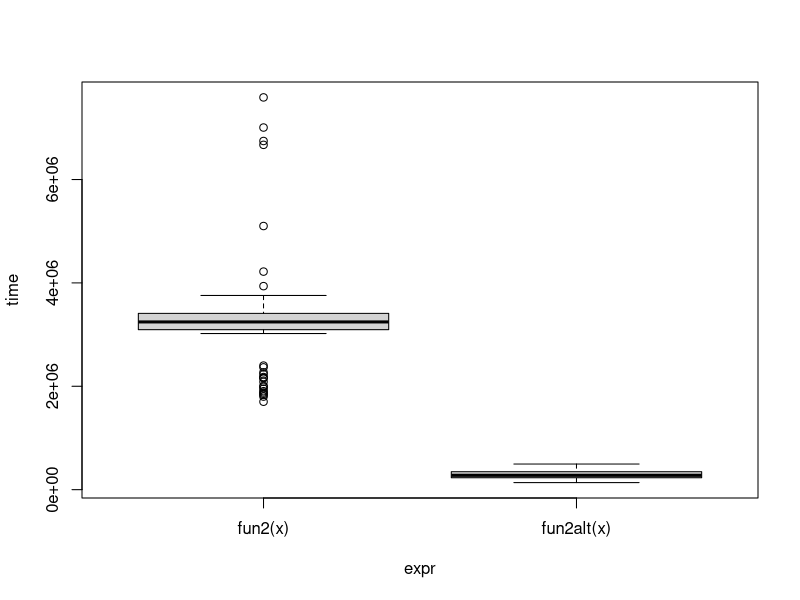

Write the R code that produced this figure. (Note: this script raises an error after producing the figure.)
## ---- chunk 1
library(parallel)
library(microbenchmark)
fun1 <- function(n = 100, k = 4, lambda = 4) {
  x <- NULL
  for (i in 1:n)
    x <- rbind(x, rpois(k, lambda))
  x
}

fun1alt <- function(n = 100, k = 4, lambda = 4) {
  matrix(rpois(n*k, lambda = lambda), ncol = k)
}

# Benchmarking
microbenchmark::microbenchmark(
  fun1(),
  fun1alt(), unit = "relative"
)

microbenchmark::microbenchmark(
  fun1(1000),
  fun1alt(1000), unit = "relative"
)
## ---- chunk 2
# Data Generating Process (10 x 10,000 matrix)
set.seed(1234)
x <- matrix(rnorm(1e4), nrow=10)

# Find each column's max value
fun2 <- function(x) {
  apply(x, 2, max)
}

fun2alt <- function(x) {
  x[cbind(max.col(t(x)), 1:ncol(x))]
}

# Benchmarking
benchmark <- microbenchmark::microbenchmark(
  fun2(x),
  fun2alt(x), unit = "relative"
)

plot(benchmark)
## ---- chunk 3
my_boot <- function(dat, stat, R, ncpus = 1L) {
  
  # Getting the random indices
  n <- nrow(dat)
  idx <- matrix(sample.int(n, n*R, TRUE), nrow=n, ncol=R)
 
  # Making the cluster using `ncpus`
  # STEP 1: Make cluster
  cl <- makePSOCKcluster(ncpus)
  # STEP 2: GOES HERE
  clusterExport(cl, varlist = c("idx", "dat", "stat"), envir = environment())
  # STEP 3: THIS FUNCTION NEEDS TO BE REPLACES WITH parLapply
  ans <- parLapply(cl, seq_len(R), function(i) {
    stat(dat[idx[,i], , drop=FALSE])
  })
  
  # Coercing the list into a matrix
  ans <- do.call(rbind, ans)
  
  # STEP 4: GOES HERE
  stopCluster(cl)
  ans
}
## ---- chunk 4
# Bootstrap of an OLS
my_stat <- function(d) coef(lm(y ~ x, data=d))

# DATA SIM
set.seed(1)
n <- 500
R <- 1e4

x <- cbind(rnorm(n)) 
y <- x*5 + rnorm(n)

# Checking if we get something similar as lm
ans0 <- confint(lm(y~x))
ans1 <- my_boot(
  dat = data.frame(x, y), 
  stat = my_stat,
  R = R, 
  ncpus = 2L)

# You should get something like this
t(apply(ans1, 2, quantile, c(.025,.975)))
##                   2.5%      97.5%
## (Intercept) -0.1372435 0.05074397
## x            4.8680977 5.04539763
ans0
##                  2.5 %     97.5 %
## (Intercept) -0.1379033 0.04797344
## x            4.8650100 5.04883353
## ---- chunk 5
system.time(my_boot(dat = data.frame(x, y), my_stat, R = 4000, ncpus = 1L))
system.time(my_boot(dat = data.frame(x, y), my_stat, R = 4000, ncpus = 2L))
